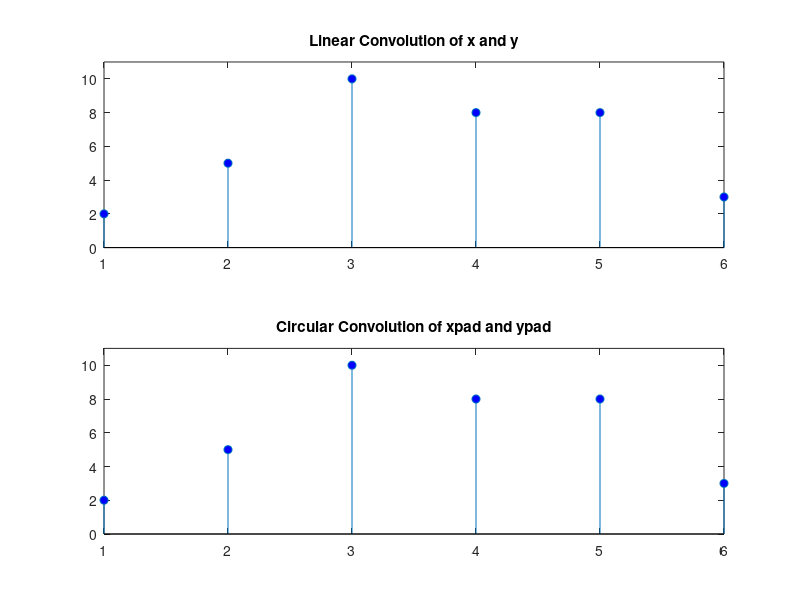

Reproduce this figure in MATLAB.
x = [2 1 2 1];
y = [1 2 3];
clin = conv(x,y);

xpad = [x zeros(1,6-length(x))];
ypad = [y zeros(1,6-length(y))];
ccirc = ifft(fft(xpad).*fft(ypad));

subplot(211)
stem(clin,'markerfacecolor',[0 0 1]);
title('Linear Convolution of x and y');
set(gca,'ylim',[0 11]);
subplot(212)
stem(ccirc,'markerfacecolor',[0 0 1]);
set(gca,'ylim',[0 11]);
title('Circular Convolution of xpad and ypad');

N = length(x)+length(y)-1;
xpad = [x zeros(1,12-length(x))];
ypad = [y zeros(1,12-length(y))];
ccirc = ifft(fft(xpad).*fft(ypad));
ccirc = ccirc(1:N);

ccirc2 = cconv(x,y,6);